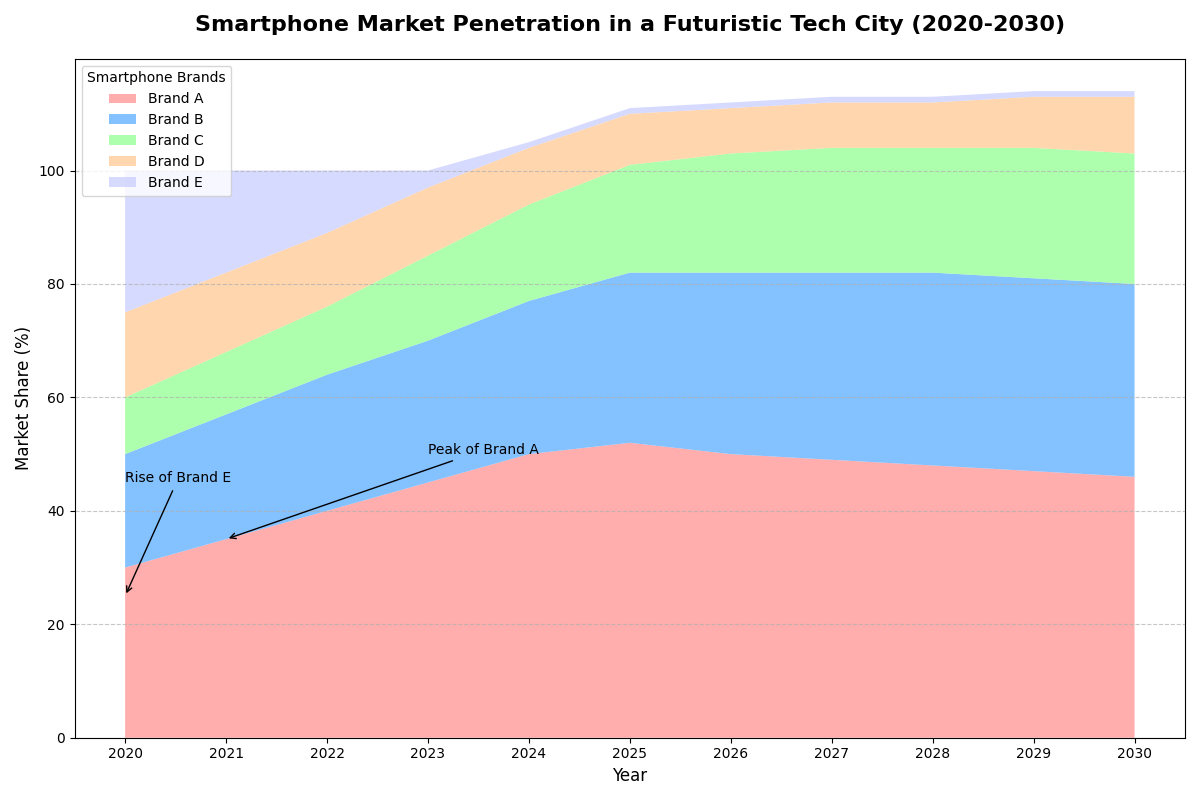

Reproduce this figure in Python.
import numpy as np
import matplotlib.pyplot as plt

# Backstory: The data represents the fictional market penetration of various smartphone brands in a futuristic tech-driven city from 2020 to 2030. The area chart visualizes the rise and fall in dominance, capturing consumer preferences over the years.

# Define years and market share data for each smartphone brand
years = np.arange(2020, 2031)
brand_a = np.array([30, 35, 40, 45, 50, 52, 50, 49, 48, 47, 46])
brand_b = np.array([20, 22, 24, 25, 27, 30, 32, 33, 34, 34, 34])
brand_c = np.array([10, 11, 12, 15, 17, 19, 21, 22, 22, 23, 23])
brand_d = np.array([15, 14, 13, 12, 10, 9, 8, 8, 8, 9, 10])
brand_e = np.array([25, 18, 11, 3, 1, 1, 1, 1, 1, 1, 1])

# Create stacked data
data = np.vstack([brand_a, brand_b, brand_c, brand_d, brand_e])

# Initialize the figure and axis
fig, ax = plt.subplots(figsize=(12, 8))

# Plot the stacked area chart
ax.stackplot(years, data, labels=["Brand A", "Brand B", "Brand C", "Brand D", "Brand E"], 
             colors=['#FF9999', '#66B2FF', '#99FF99', '#FFCC99', '#CCD1FF'], alpha=0.8)

# Titles and labels
ax.set_title('Smartphone Market Penetration in a Futuristic Tech City (2020-2030)', fontsize=16, fontweight='bold', pad=20)
ax.set_xlabel('Year', fontsize=12)
ax.set_ylabel('Market Share (%)', fontsize=12)

# Set x-ticks and rotate them if necessary
ax.set_xticks(years)
ax.set_xticklabels(years)

# Add grid and legend
ax.grid(axis='y', linestyle='--', alpha=0.7)
ax.legend(loc='upper left', fontsize=10, title='Smartphone Brands')

# Annotate key market shifts
ax.annotate('Peak of Brand A', xy=(2021, 35), xytext=(2023, 50),
             arrowprops=dict(facecolor='black', arrowstyle='->'), fontsize=10, color='black')
ax.annotate('Rise of Brand E', xy=(2020, 25), xytext=(2020, 45),
             arrowprops=dict(facecolor='black', arrowstyle='->'), fontsize=10, color='black')

# Ensure the layout is adjusted for better readability
plt.tight_layout()

# Show the plot
plt.show()
